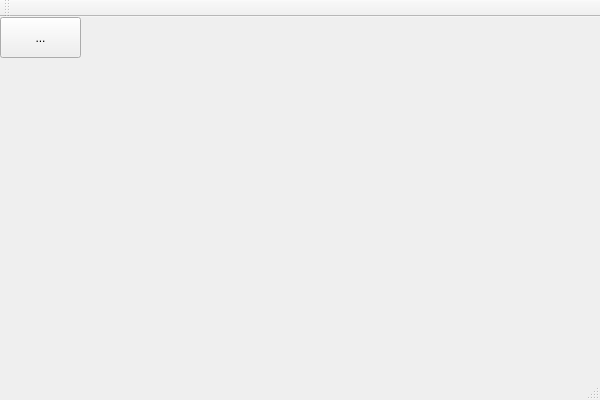
<?xml version="1.0" encoding="UTF-8"?>
<ui version="4.0">
 <class>BookManagerClass</class>
 <widget class="QMainWindow" name="BookManagerClass">
  <property name="geometry">
   <rect>
    <x>0</x>
    <y>0</y>
    <width>600</width>
    <height>400</height>
   </rect>
  </property>
  <property name="windowTitle">
   <string>BookManager</string>
  </property>
  <widget class="QWidget" name="centralWidget">
   <widget class="QToolButton" name="backBtn">
    <property name="geometry">
     <rect>
      <x>0</x>
      <y>0</y>
      <width>81</width>
      <height>41</height>
     </rect>
    </property>
    <property name="text">
     <string>...</string>
    </property>
    <property name="icon">
     <iconset resource="LMS.qrc">
      <normaloff>:/LMS_BUTTON/picture/bakcBtn.jpg</normaloff>:/LMS_BUTTON/picture/bakcBtn.jpg</iconset>
    </property>
    <property name="iconSize">
     <size>
      <width>81</width>
      <height>41</height>
     </size>
    </property>
   </widget>
  </widget>
  <widget class="QMenuBar" name="menuBar">
   <property name="geometry">
    <rect>
     <x>0</x>
     <y>0</y>
     <width>600</width>
     <height>22</height>
    </rect>
   </property>
  </widget>
  <widget class="QToolBar" name="mainToolBar">
   <attribute name="toolBarArea">
    <enum>TopToolBarArea</enum>
   </attribute>
   <attribute name="toolBarBreak">
    <bool>false</bool>
   </attribute>
  </widget>
  <widget class="QStatusBar" name="statusBar"/>
 </widget>
 <layoutdefault spacing="6" margin="11"/>
 <resources>
  <include location="LMS.qrc"/>
 </resources>
 <connections/>
</ui>
